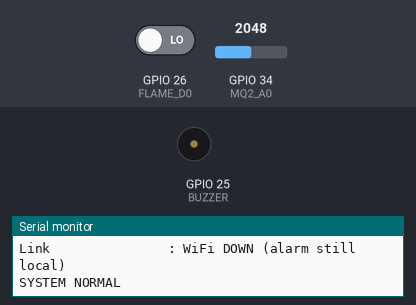
This sketch was run on a simulated ESP32. On the bench: buzzer (waves = sounding), the last lines printed to the serial monitor. The test bench sets the inputs (shaded band); at power-on: GPIO 26 (FLAME_D0) LOW, GPIO 34 (MQ2_A0) = 2048 (analog values on the 0–4095 scale). WiFi joins after 1.5 s; servers stay silent unless stated; uploads are accepted with an empty reply.

Above: at 24.67 s.
At 27.27 s:
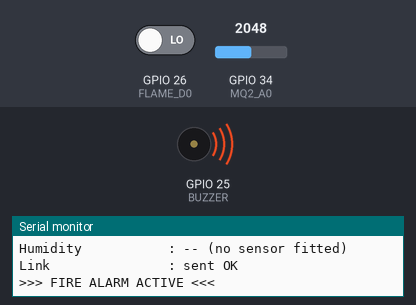
Timing chart, 0 to 27.6 s (numbered marks = the images above):
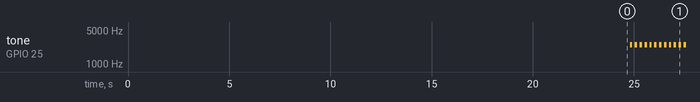

Measured:
- by itself, tone on GPIO 25 (BUZZER): alternates 2500 Hz for 0.12 s and silent for 0.12 s

The sketch:

ognibormo_esp32_wifi.ino
```cpp
// =============================================================================
//  OGNIBORMO — ESP32 WiFi sensing unit
//  Part of SFAS-BD (Smart Fire Alert System, Bangladesh)
//
//  Posts readings to the SFAS-BD backend over the local WiFi. The backend
//  scores them (riskEngine), stores them, and pushes "telemetry:reading" /
//  "alert:new" to the dashboard over Socket.io — so the browser updates
//  without polling.
//
//    ESP32 --POST /api/v1/sensors/readings--> backend --socket.io--> frontend
//
//  DESIGN NOTE
//    The buzzer runs on core 1 and the network on core 0, on purpose. An HTTP
//    request can stall for seconds if the server is down or the WiFi drops,
//    and a local fire alarm must never go quiet because of that. The siren
//    keeps sounding whether or not anything is listening on the network.
//
//  WIRING — GPIO34 and GPIO26 are NOT 5V tolerant (3.6V absolute max)
//    MQ-2  : VCC->5V, GND->GND, A0 -> divider -> GPIO34
//            divider: A0 --[10k]--+--[20k]-- GND, tap (+) to GPIO34
//    Flame : power from 3.3V, D0 -> GPIO26
//    Buzzer: + -> GPIO25, - -> GND
// =============================================================================

#include <WiFi.h>
#include <HTTPClient.h>

// ─────────────────────────────────────────────────────────────────────────────
//  1. EDIT THIS BLOCK
// ─────────────────────────────────────────────────────────────────────────────
const char* WIFI_SSID   = "YOUR_WIFI_NAME";
const char* WIFI_PASS   = "YOUR_WIFI_PASSWORD";

// The LAN IP of the PC running the backend — NOT "localhost".
// Find it on Windows with:  ipconfig    (look for IPv4 Address)
const char* SERVER_HOST = "192.168.0.101";
const int   SERVER_PORT = 8080;              // backend .env  PORT=8080

// Should match a device row in the DB. `npm run seed` creates OGB-UTT-001 …
// OGB-GZ-002; using one of those gives the alert a real building, station and
// map position. An unregistered code still raises alerts, but they land as
// "Unknown location" with no station scoping.
#define DEVICE_CODE  "OGB-UTT-001"

// ─────────────────────────────────────────────────────────────────────────────
//  2. Pins and hardware options
// ─────────────────────────────────────────────────────────────────────────────
#define MQ2_A0             34    // ADC1_CH6, input-only
#define FLAME_D0           26
#define BUZZER             25

#define FLAME_ACTIVE_LOW   1     // 0 if your flame module reports HIGH on flame
#define BUZZER_IS_ACTIVE   0     // 1 = active buzzer (has its own oscillator)
#define HAS_DHT            0     // 1 once a real DHT22 is fitted
#define DHT_PIN            27

// ─────────────────────────────────────────────────────────────────────────────
//  3. Timing
// ─────────────────────────────────────────────────────────────────────────────
#define SERIAL_BAUD        1000000

// The backend rate-limits ingest to 120 requests / 60s per deviceCode
// (checkIngestRateLimit), i.e. one every 500ms at most. These stay well inside
// that, and speed up once something is actually wrong.
const uint32_t POST_IDLE_MS   = 3000;
const uint32_t POST_ALARM_MS  = 1000;

const uint32_t SAMPLE_MS      = 250;   // local sensor read + serial refresh
const uint32_t WARMUP_MS      = 20000; // MQ-2 preheat; set 0 to skip for a demo
const uint32_t BASELINE_MS    = 4000;  // clean-air sampling window
const uint32_t HTTP_TIMEOUT_MS = 4000;

// Beep half-periods — fire is faster and higher than smoke
const uint32_t FIRE_BEEP_MS   = 120;
const uint32_t SMOKE_BEEP_MS  = 150;
const int      FIRE_TONE_HZ   = 2500;
const int      SMOKE_TONE_HZ  = 1500;

// ─────────────────────────────────────────────────────────────────────────────
//  4. Detection tuning
// ─────────────────────────────────────────────────────────────────────────────
const int     SMOKE_DELTA    = 250;   // alarm at baseline + this (raw counts)
const float   CLEAR_FRACTION = 0.6f;  // hysteresis: clear at 60% of the delta
const uint8_t CONFIRM_READS  = 3;     // consecutive samples before alarming

#if HAS_DHT
  #include <DHT.h>
  DHT dht(DHT_PIN, DHT22);
#endif

// ─────────────────────────────────────────────────────────────────────────────
//  Shared state.  32-bit aligned scalars, written on core 1 and read on core 0
//  — atomic on the ESP32, so no mutex is needed for these.
// ─────────────────────────────────────────────────────────────────────────────
volatile int   g_smokeValue   = 0;
volatile bool  g_smokeAlarm   = false;
volatile bool  g_fireAlarm    = false;
volatile float g_temperature  = 0.0f;
volatile float g_humidity     = 0.0f;
volatile bool  g_dhtOk        = false;

volatile bool  g_wifiUp       = false;
volatile int   g_lastHttpCode = 0;
volatile int   g_riskScore    = -1;   // last score the backend sent back

int     smokeBaseline = 0;
int     smokeOnLevel  = 0;
int     smokeOffLevel = 0;
uint8_t smokeStreak   = 0;
uint8_t flameStreak   = 0;

uint32_t lastSample = 0;
uint32_t lastBeep   = 0;
bool     buzzerOn   = false;

// =============================================================================
//  Buzzer — tone() only exists on ESP32 core 3.x; core 2.x needs LEDC
// =============================================================================
#if !BUZZER_IS_ACTIVE && (!defined(ESP_ARDUINO_VERSION_MAJOR) || ESP_ARDUINO_VERSION_MAJOR < 3)
  #define LEDC_CHANNEL 0
#endif

void buzzerSetup() {
  pinMode(BUZZER, OUTPUT);
  digitalWrite(BUZZER, LOW);
#ifdef LEDC_CHANNEL
  ledcSetup(LEDC_CHANNEL, 2000, 8);
  ledcAttachPin(BUZZER, LEDC_CHANNEL);
  ledcWrite(LEDC_CHANNEL, 0);
#endif
}

void beepOn(int freq) {
#if BUZZER_IS_ACTIVE
  (void)freq;
  digitalWrite(BUZZER, HIGH);
#elif defined(LEDC_CHANNEL)
  ledcWriteTone(LEDC_CHANNEL, freq);
#else
  tone(BUZZER, freq);
#endif
}

void beepOff() {
#if BUZZER_IS_ACTIVE
  digitalWrite(BUZZER, LOW);
#elif defined(LEDC_CHANNEL)
  ledcWriteTone(LEDC_CHANNEL, 0);
#else
  noTone(BUZZER);
#endif
}

// =============================================================================
//  Sensors
// =============================================================================

/** Averages the ADC to take the edge off MQ-2 noise. */
int readSmokeRaw() {
  long sum = 0;
  for (uint8_t i = 0; i < 8; i++) {
    sum += analogRead(MQ2_A0);
    delayMicroseconds(200);
  }
  return (int)(sum / 8);
}

bool readFlameRaw() {
  int v = digitalRead(FLAME_D0);
#if FLAME_ACTIVE_LOW
  return v == LOW;
#else
  return v == HIGH;
#endif
}

/**
 * MQ-2 has no absolute scale — clean-air output depends on the module's load
 * resistor, the supply and the sensor's age. So measure this unit's own clean
 * air at boot and alarm on the rise above it, rather than guessing a constant.
 */
void calibrateBaseline() {
  if (WARMUP_MS > 0) {
    Serial.print("Warming up MQ-2 (");
    Serial.print(WARMUP_MS / 1000);
    Serial.println("s) - keep the air clean...");
    uint32_t start = millis();
    while (millis() - start < WARMUP_MS) {
      delay(1000);
      Serial.print(".");
    }
    Serial.println();
  }

  Serial.println("Sampling clean-air baseline...");
  long sum = 0;
  int  n   = 0;
  uint32_t start = millis();
  while (millis() - start < BASELINE_MS) {
    sum += readSmokeRaw();
    n++;
    delay(50);
  }

  smokeBaseline = (int)(sum / n);
  smokeOnLevel  = smokeBaseline + SMOKE_DELTA;
  smokeOffLevel = smokeBaseline + (int)(SMOKE_DELTA * CLEAR_FRACTION);

  Serial.print("Baseline        : ");  Serial.println(smokeBaseline);
  Serial.print("Alarm above     : ");  Serial.println(smokeOnLevel);
  Serial.print("Clears below    : ");  Serial.println(smokeOffLevel);
}

// =============================================================================
//  Network task — runs on core 0 so it can block freely
// =============================================================================

void ensureWifi() {
  if (WiFi.status() == WL_CONNECTED) {
    g_wifiUp = true;
    return;
  }

  g_wifiUp = false;
  Serial.println("[net] WiFi down, reconnecting...");

  WiFi.disconnect();
  WiFi.begin(WIFI_SSID, WIFI_PASS);

  uint32_t start = millis();
  while (WiFi.status() != WL_CONNECTED && millis() - start < 15000) {
    vTaskDelay(pdMS_TO_TICKS(500));
  }

  if (WiFi.status() == WL_CONNECTED) {
    g_wifiUp = true;
    Serial.print("[net] WiFi connected. Device IP: ");
    Serial.println(WiFi.localIP());
  } else {
    Serial.println("[net] WiFi connect failed, will retry.");
  }
}

void postReading() {
  char url[128];
  snprintf(url, sizeof(url), "http://%s:%d/api/v1/sensors/readings",
           SERVER_HOST, SERVER_PORT);

  // MQ-2 feeds "smoke" only. It also responds to LPG, but sending the same
  // number as "gas" too would make riskEngine treat one sensor as two agreeing
  // sources and inflate the fused score.
  char body[256];
  int len = snprintf(body, sizeof(body),
                     "{\"deviceCode\":\"%s\",\"smoke\":%d,\"fire\":%d",
                     DEVICE_CODE, g_smokeValue, g_fireAlarm ? 1 : 0);

  if (g_dhtOk) {
    len += snprintf(body + len, sizeof(body) - len,
                    ",\"temp\":%.1f,\"humidity\":%.1f",
                    g_temperature, g_humidity);
  }
  snprintf(body + len, sizeof(body) - len, "}");

  HTTPClient http;
  http.setTimeout(HTTP_TIMEOUT_MS);
  http.setConnectTimeout(HTTP_TIMEOUT_MS);

  if (!http.begin(url)) {
    Serial.println("[net] http.begin failed");
    return;
  }

  http.addHeader("Content-Type", "application/json");
  int code = http.POST((uint8_t*)body, strlen(body));
  g_lastHttpCode = code;

  if (code > 0) {
    String reply = http.getString();

    // Pull riskScore out of the reply without dragging in a JSON library —
    // it is only for the local display, so a substring is enough.
    int at = reply.indexOf("\"riskScore\":");
    g_riskScore = (at >= 0) ? reply.substring(at + 12).toInt() : -1;

    if (code >= 400) {
      Serial.print("[net] HTTP ");
      Serial.print(code);
      Serial.print(" -> ");
      Serial.println(reply);
    }
  } else {
    Serial.print("[net] POST failed: ");
    Serial.println(http.errorToString(code));
    g_riskScore = -1;
  }

  http.end();
}

void netTask(void* pv) {
  (void)pv;
  for (;;) {
    ensureWifi();
    if (g_wifiUp) postReading();

    uint32_t wait = (g_fireAlarm || g_smokeAlarm) ? POST_ALARM_MS : POST_IDLE_MS;
    vTaskDelay(pdMS_TO_TICKS(wait));
  }
}

// =============================================================================
//  Setup
// =============================================================================
void setup() {
  Serial.begin(SERIAL_BAUD);
  pinMode(FLAME_D0, INPUT);
  buzzerSetup();

  analogReadResolution(12);                    // 0..4095
  analogSetPinAttenuation(MQ2_A0, ADC_11db);   // full ~0-3.3V span

#if HAS_DHT
  dht.begin();
#endif

  delay(500);
  Serial.println();
  Serial.println("==============================================");
  Serial.println("        OGNIBORMO  /  SFAS-BD  UNIT");
  Serial.println("==============================================");
  Serial.print("Device Code     : ");  Serial.println(DEVICE_CODE);
  Serial.print("Backend         : http://");
  Serial.print(SERVER_HOST); Serial.print(":"); Serial.println(SERVER_PORT);
  Serial.print("Temp / Humidity : ");
#if HAS_DHT
  Serial.println("DHT22 fitted");
#else
  Serial.println("NOT FITTED (no sensor - nothing reported)");
#endif
  Serial.println("==============================================");

  WiFi.mode(WIFI_STA);
  WiFi.setSleep(false);          // sleep adds latency to an alarm post
  WiFi.setAutoReconnect(true);

  calibrateBaseline();

  // Core 0 handles the network. loop() owns core 1 and never blocks, so the
  // buzzer timing stays correct even while an HTTP request is stalled.
  xTaskCreatePinnedToCore(netTask, "net", 8192, nullptr, 1, nullptr, 0);

  Serial.println("System ready.");
  Serial.println("==============================================");
}

// =============================================================================
//  Loop — core 1: sensors, siren, local display. Nothing blocks here.
// =============================================================================
void loop() {
  uint32_t now = millis();

  if (now - lastSample >= SAMPLE_MS) {
    lastSample = now;

    int  smokeValue = readSmokeRaw();
    bool flameNow   = readFlameRaw();
    g_smokeValue = smokeValue;

    // Hysteresis: rise past the on-level for CONFIRM_READS samples to alarm,
    // fall below the lower off-level to clear. Stops the buzzer chattering
    // when the reading sits right on the boundary.
    if (!g_smokeAlarm) {
      smokeStreak = (smokeValue > smokeOnLevel) ? smokeStreak + 1 : 0;
      if (smokeStreak >= CONFIRM_READS) g_smokeAlarm = true;
    } else if (smokeValue < smokeOffLevel) {
      g_smokeAlarm = false;
      smokeStreak  = 0;
    }

    // An IR flame sensor trips on sunlight and hot elements, so require two
    // consecutive reads before believing it.
    if (flameNow) { if (flameStreak < 2) flameStreak++; }
    else          { flameStreak = 0; }
    g_fireAlarm = (flameStreak >= 2);

#if HAS_DHT
    float t = dht.readTemperature();
    float h = dht.readHumidity();
    g_dhtOk = !isnan(t) && !isnan(h);
    if (g_dhtOk) { g_temperature = t; g_humidity = h; }
#endif

    // ── Local display ────────────────────────────────────────────────────────
    Serial.println();
    Serial.println("------------------------------------------------");
    Serial.print("Smoke Value        : ");
    Serial.print(smokeValue);
    Serial.print("  (baseline ");
    Serial.print(smokeBaseline);
    Serial.println(")");

    Serial.print("Smoke Status       : ");
    Serial.println(g_smokeAlarm ? "!!! SMOKE DETECTED !!!" : "NORMAL");

    Serial.print("Flame Status       : ");
    Serial.println(g_fireAlarm ? "!!! FIRE DETECTED !!!" : "NORMAL");

#if HAS_DHT
    Serial.print("Temperature        : ");
    if (g_dhtOk) { Serial.print(g_temperature, 1); Serial.println(" C"); }
    else         { Serial.println("read error"); }
    Serial.print("Humidity           : ");
    if (g_dhtOk) { Serial.print(g_humidity, 1); Serial.println(" %"); }
    else         { Serial.println("read error"); }
#else
    Serial.println("Temperature        : -- (no sensor fitted)");
    Serial.println("Humidity           : -- (no sensor fitted)");
#endif

    Serial.print("Link               : ");
    if (!g_wifiUp) {
      Serial.println("WiFi DOWN (alarm still local)");
    } else if (g_lastHttpCode == 201 || g_lastHttpCode == 200) {
      Serial.print("sent OK");
      if (g_riskScore >= 0) {
        Serial.print("  |  backend risk ");
        Serial.print(g_riskScore);
        Serial.print("/100");
      }
      Serial.println();
    } else if (g_lastHttpCode == 429) {
      Serial.println("rate limited - increase POST_IDLE_MS");
    } else if (g_lastHttpCode == 0) {
      Serial.println("connecting...");
    } else {
      Serial.print("HTTP ");
      Serial.println(g_lastHttpCode);
    }

    if (g_fireAlarm)       Serial.println(">>> FIRE ALARM ACTIVE <<<");
    else if (g_smokeAlarm) Serial.println(">>> SMOKE ALARM ACTIVE <<<");
    else                   Serial.println("SYSTEM NORMAL");
  }

  // ── Siren — serviced every pass, so the beep rates are real ────────────────
  if (g_fireAlarm || g_smokeAlarm) {
    uint32_t period = g_fireAlarm ? FIRE_BEEP_MS : SMOKE_BEEP_MS;
    int      freq   = g_fireAlarm ? FIRE_TONE_HZ : SMOKE_TONE_HZ;

    if (now - lastBeep >= period) {
      lastBeep = now;
      buzzerOn = !buzzerOn;
      if (buzzerOn) beepOn(freq);
      else          beepOff();
    }
  } else if (buzzerOn) {
    beepOff();
    buzzerOn = false;
  }

  delay(2);   // yields to the RTOS; far finer than the beep period
}
```
